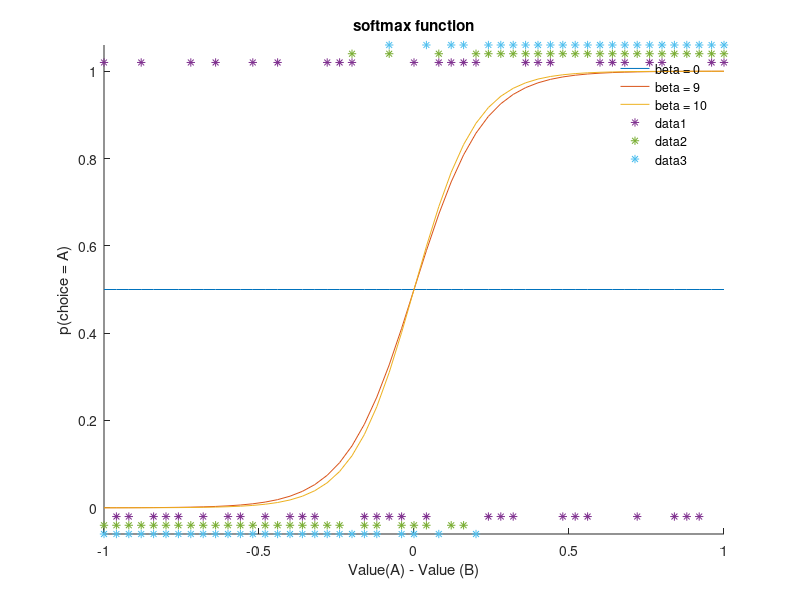

Reproduce this figure in MATLAB.
% softmax function (observation equation) simple demonstration 

% softmax function is used to convert values associated with stimuli into
% probability choices 

% this short script is used to show the effect of the beta value 

% the code computes choice probabilities based on the value difference
% between A & B using the softmax function:

%   p(A) = exp(beta*vA)/(exp(beta*vA)+exp(beta*vB))

% where, vA is 1-vB
% the code then generates a choice based on theses probabilities 

% the beta value in the softmax function controls the level of
% stochasticity (or randomness) in the choice. 
% when beta = 0, the choice is completely random, 
% when choice beta = inf, choice is deterministic (always choosing the
% highest value option)

%% -------------------

clear all 
clc

% define a range of betas
betaArray = [0 9 10];

if any(abs(betaArray)>700)
    error('Please pick beta values between -700 and +700, as matlab cannot deal with such small/big numbers!');
end

% init figure
h = figure; set(h,'position',[10 60 400 400 ],'Color','w'); 
hold on; box off; 

va      = 0:0.02:1;
vb      = 1-va; % value of B is [1 - value of A]
pa      = nan(length(betaArray),length(va));
data    = nan(length(betaArray),length(va));


ct      = 0;
x       = .02;

for beta = betaArray

    ct          = ct+1;
    pa(ct,:)    = exp(beta*va)./(exp(beta*va)+exp(beta*vb)); % probability of choosing A
    leg{ct}     = sprintf('beta = %d',beta);
    tmp         = double(rand(1,length(va))< pa(ct,:))*(1+x*ct); % generate choices based on this data
    tmp(tmp==0) = tmp(tmp==0)-x*ct;
    data(ct,:)  = tmp;
end

%% visualise softmax function

plot(va-vb,pa);
legend(leg,'location','best'); legend boxoff;

plot(va-vb,data,'*');
xlabel('Value(A) - Value (B)');
ylabel('p(choice = A)');
title(sprintf('softmax function'));
ylim([-x*ct 1+x*ct]);


